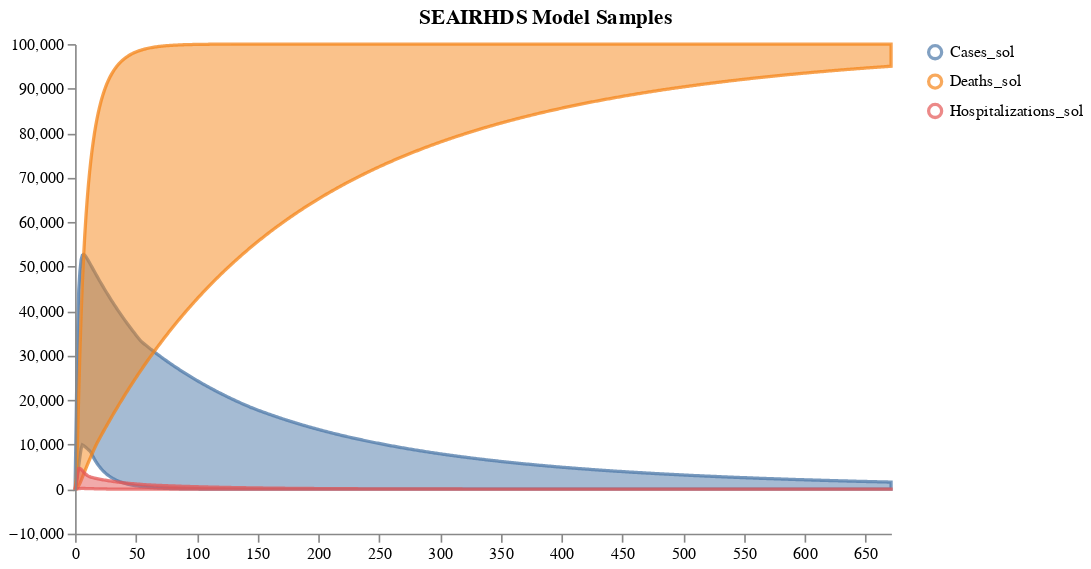

The code cell stored with this chart in its notebook:
### Markdown cell above
### Set up and sample an ensemble of 1- 3 models

### Code cell
ensemble_samples = load_and_sample_petri_ensemble(
    [model_list[0]], [1], [solution_mapping1], num_samples, timepoints, 
    # start_states=[start_states[0]], 
    total_population=total_population, start_time=start_time,
)

display(ensemble_samples)
schema = plots.trajectories(ensemble_samples, subset=".*_sol", title="SEAIRHDS Model Samples")
schema = plots.pad(schema, 5)
plots.ipy_display(schema)

### Figure 1 — Vega specification as saved in the notebook (floating-point values rounded to 4 significant figures; data arrays with more than 128 entries replaced by an {"elided": "..."} marker saying what was removed)
{"$schema": "https://vega.github.io/schema/vega/v5.json", "axes": [{"name": "x_axis", "orient": "bottom", "scale": "xscale", "zindex": 100}, {"name": "y_axis", "orient": "left", "scale": "yscale", "zindex": 100}], "data": [{"name": "distributions", "values": {"elided": "2016 records"}}, {"name": "traces", "transform": [{"expr": "isValid(datum.value)", "type": "filter"}], "values": []}, {"name": "points", "values": []}, {"name": "markers", "values": []}, {"name": "selected", "on": [{"remove": true, "trigger": "clear"}, {"remove": true, "trigger": "!shift"}, {"insert": "clicked", "trigger": "!shift && clicked"}, {"toggle": "clicked", "trigger": "shift && clicked"}]}], "height": 300, "legends": [{"encode": {"labels": {"interactive": true, "name": "legendLabel", "update": {"opacity": [{"test": "!length(data('selected')) || indata('selected', 'value', datum.value)", "value": 1}, {"value": 0.25}]}}, "symbols": {"interactive": true, "name": "legendSymbol", "update": {"fill": {"value": "transparent"}, "opacity": [{"test": "!length(data('selected')) || indata('selected', 'value', datum.value)", "value": 0.7}, {"value": 0.15}], "size": {"value": 64}, "strokeWidth": {"value": 2}}}}, "name": "color_legend", "stroke": "color"}], "marks": [{"from": {"facet": {"data": "points", "groupby": "trajectory", "name": "points_split"}}, "marks": [{"encode": {"hover": {"fillOpacity": {"value": 0.9}}, "update": {"fill": {"field": "trajectory", "scale": "color"}, "fillOpacity": [{"test": "!length(data('selected')) || indata('selected', 'value', datum.trajectory)", "value": 0.5}, {"value": 0.15}], "size": {"value": 10}, "stroke": {"field": "trajectory", "scale": "color"}, "strokeOpacity": [{"test": "!length(data('selected')) || indata('selected', 'value', datum.trajectory)", "value": 0.75}, {"value": 0.15}], "strokeWidth": {"value": 2}, "tooltip": {"field": "value"}, "x": {"field": "timepoint", "scale": "xscale"}, "y": {"field": "value", "scale": "yscale"}}}, "from": {"data": "points"}, "name": "_points_symbol", "type": "symbol", "zindex": 3}, {"encode": {"hover": {"fillOpacity": {"value": 0.9}}, "update": {"interpolate": {"value": "linear"}, "stroke": {"field": "trajectory", "scale": "color"}, "strokeOpacity": [{"test": "!length(data('selected')) || indata('selected', 'value', datum.trajectory)", "value": 0.3}, {"value": 0.1}], "strokeWidth": {"value": 2}, "x": {"field": "timepoint", "scale": "xscale"}, "y": {"field": "value", "scale": "yscale"}}}, "from": {"data": "points"}, "name": "_points_line", "type": "line", "zindex": 3}], "name": "_points", "type": "group", "zindex": 3}, {"from": {"facet": {"data": "traces", "groupby": "trajectory", "name": "traces_split"}}, "marks": [{"encode": {"hover": {"fillOpacity": {"value": 0.9}}, "update": {"interpolate": {"value": "linear"}, "stroke": {"field": "trajectory", "scale": "color"}, "strokeOpacity": [{"test": "!length(data('selected')) || indata('selected', 'value', datum.trajectory)", "value": 0.75}, {"value": 0.15}], "strokeWidth": {"value": 2}, "x": {"field": "timepoint", "scale": "xscale"}, "y": {"field": "value", "scale": "yscale"}}}, "from": {"data": "traces_split"}, "name": "_traces_lines", "type": "line"}], "name": "_traces", "type": "group", "zindex": 2}, {"from": {"facet": {"data": "distributions", "groupby": "trajectory", "name": "trajectory_split"}}, "marks": [{"encode": {"hover": {"fillOpacity": {"value": 0.9}}, "update": {"fill": {"field": "trajectory", "scale": "color"}, "fillOpacity": [{"test": "!length(data('selected')) || indata('selected', 'value', datum.trajectory)", "value": 0.5}, {"value": 0.15}], "interpolate": {"value": "linear"}, "stroke": {"field": "trajectory", "scale": "color"}, "strokeOpacity": [{"test": "!length(data('selected')) || indata('selected', 'value', datum.trajectory)", "value": 0.75}, {"value": 0.15}], "strokeWidth": {"value": 2}, "x": {"field": "timepoint", "scale": "xscale"}, "y": {"field": "upper", "scale": "yscale"}, "y2": {"field": "lower", "scale": "yscale"}}}, "from": {"data": "trajectory_split"}, "type": "area"}], "name": "_distributions", "type": "group", "zindex": 1}, {"marks": [{"encode": {"enter": {"stroke": {"value": "lightgray"}}, "update": {"opacity": {"value": 1}, "x": {"field": "timepoint", "scale": "xscale"}, "y": {"signal": "height"}, "y2": {"value": 0}}}, "from": {"data": "markers"}, "name": "_marker text", "type": "rule"}, {"encode": {"enter": {"fontSize": {"value": 8}, "text": {"field": "datum.label"}, "y": {"value": 0}}}, "from": {"data": "_marker text"}, "name": "_marker flags", "transform": [{"as": ["x", "_y", "opacity", "align", "baseline"], "lineAnchor": "start", "offset": [1], "size": {"signal": "[width, height]"}, "type": "label"}], "type": "text"}], "name": "_markers", "type": "group"}], "padding": 5, "scales": [{"domain": {"fields": [{"data": "distributions", "field": "timepoint"}, {"data": "traces", "field": "timepoint"}, {"data": "points", "field": "timepoint"}, {"data": "markers", "field": "timepoint"}]}, "name": "xscale", "range": "width", "type": "linear", "zero": false}, {"domain": {"fields": [{"data": "distributions", "field": "lower"}, {"data": "distributions", "field": "upper"}, {"data": "traces", "field": "value"}, {"data": "points", "field": "value"}]}, "name": "yscale", "nice": true, "range": "height", "type": "linear", "zero": true}, {"domain": {"fields": [{"data": "distributions", "field": "trajectory"}, {"data": "traces", "field": "trajectory"}, {"data": "points", "field": "trajectory"}]}, "name": "color", "range": "category", "type": "ordinal"}], "signals": [{"name": "clear", "on": [{"events": "mouseup[!event.item]", "force": true, "update": "true"}], "value": true}, {"name": "shift", "on": [{"events": "@legendSymbol:click, @legendLabel:click", "force": true, "update": "event.shiftKey"}], "value": false}, {"name": "clicked", "on": [{"events": "@legendSymbol:click, @legendLabel:click", "force": true, "update": "{value: datum.value}"}], "value": null}], "title": "SEAIRHDS Model Samples", "width": 500}
